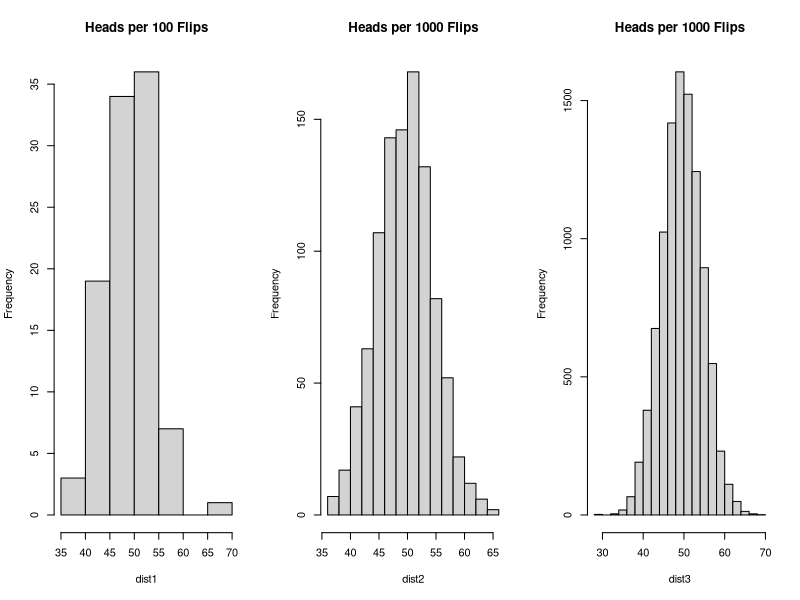
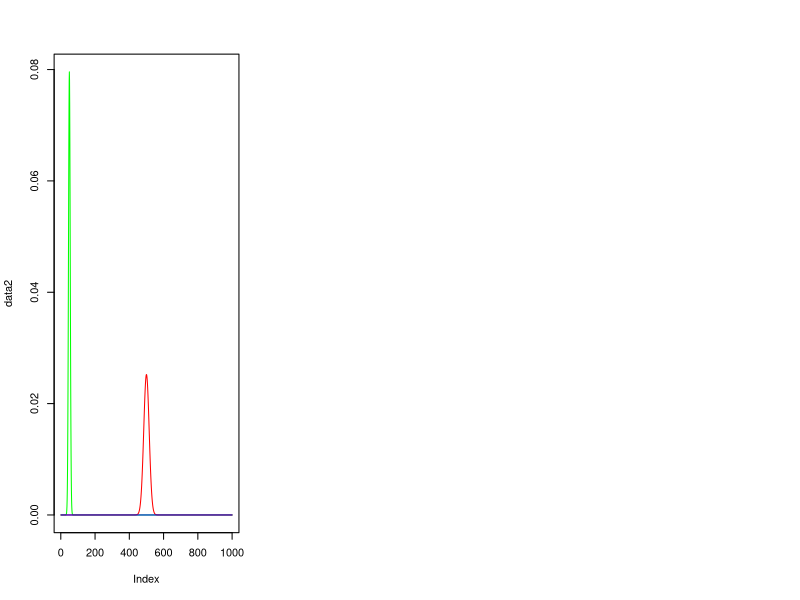
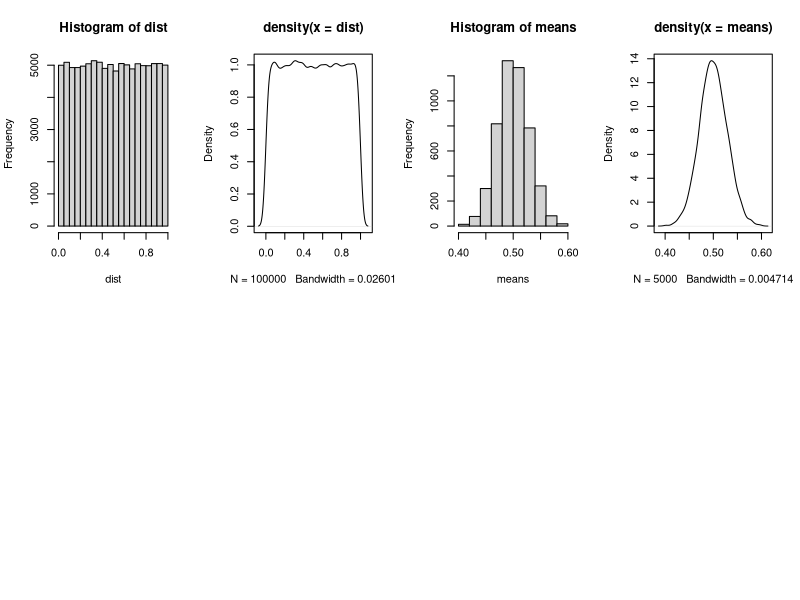
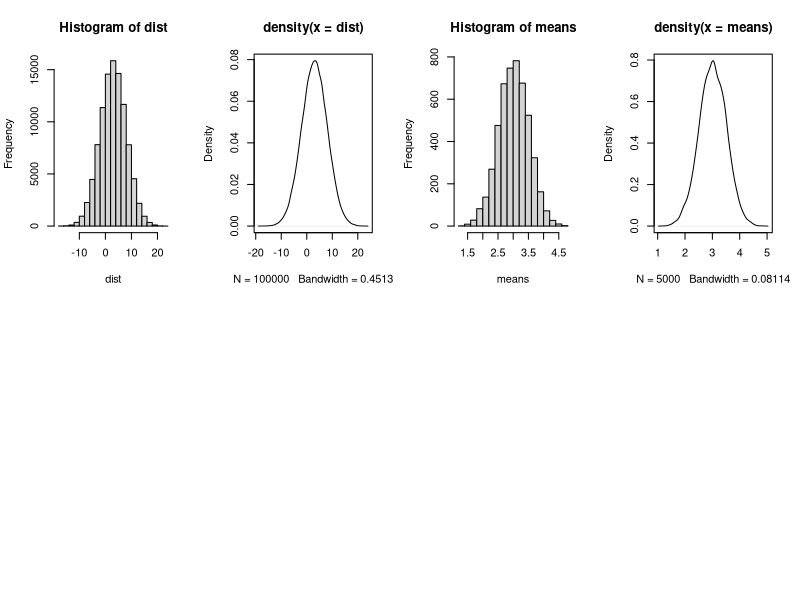

Recreate these plots in R, in order.
# 1
values <- c(58, 74, 69, 81, 64, 120, 55, 71, 77, 65, 23000)

empVar <- function(values) {
  mean <- mean(values)
  factor = 1 / length(values)
  factor * sum(sapply(values, function(x) { (mean - x)^2 }))
}

sampVar <- function(values) {
  mean <- mean(values)
  factor = 1 / (length(values) - 1)
  factor * sum(sapply(values, function(x) { (mean - x)^2 }))
}

empVar(values)
sampVar(values)
var(values)

# 2a
empVar <- function(values) {
  mean <- mean(values)
  factor = 1 / length(values)
  factor * sum(sapply(values, function(x) { (mean - x)^2 }))
}

dist1 = rbinom(100, 100, 0.5)
dist2 = rbinom(1000, 100, 0.5)
dist3 = rbinom(10000, 100, 0.5)

par(mfrow=c(1,3))
hist(dist1, main="Heads per 100 Flips")
hist(dist2, main="Heads per 1000 Flips")
hist(dist3, main="Heads per 1000 Flips")

# 2b
library("plyr")
mapply(each(mean, median, empVar, var), data.frame(
  "100 Flips" = dist1,
  "1000 Flips" = dist2,
  "10000 Flips" = dist3)
)

# 2c
# TODO georg
x <- seq(1, 1000)
data2 <- dbinom(x, 100, 1/2)
data3 <- dbinom(x, 1000, 1/2)
data4 <- dbinom(x, 10000, 1/2)

plot(data2, type="n")
lines(data2, col="green")
lines(data3, col="red")
lines(data4, col="blue")

#3 
uniDist <- runif(100000)
normDist <- rnorm(100000, 3, 5)

uniMeans <- colMeans(replicate(5000, sample(uniDist, 100)))
normMeans <- colMeans(replicate(5000, sample(normDist, 100)))

graphs <- function(dist, means) {
    par(mfrow=c(2,4))
    hist(dist)
    plot(density(dist))
    hist(means)
    plot(density(means))
}

graphs(uniDist, uniMeans)
graphs(normDist, normMeans)

# 4d
algoA <- c(0.90, 0.87, 0.92, 0.88, 0.90, 0.85, 0.91, 0.90, 0.87, 0.95, 0.90)
algoB <- c(0.89, 0.95, 0.87, 0.94, 0.92, 0.86, 0.84, 0.92, 0.88, 0.83, 0.90)
k = 11

eabar = mean(algoA)
ebbar = mean(algoB)
dbar = eabar - ebbar

s_d = sqrt(var(algoA) / k + var(algoB) / k)

#4e
y = (dbar) * sqrt(k) / s_d

alpha = 1 - 0.95
t = qt(1-alpha/2, df=(k-1))

acceptH0 = abs(y) < t

#5 
meanDiameter = 2.012
deviation = 0.1
n <- 200

z = (meanDiameter - 2) / (deviation / sqrt(n))

# P(Z < z)
pt(z,df=n-1)


#7
#a
entropy <- function(values) {
  -sum(sapply(values, function(x) { x * log2(x)}))
}

values <- replicate(6, 1/6)
entropy(values)

#b
values <- c(8/100, 15/100, 1/2, 4/100, 15/100, 8/100)
entropy(values)
